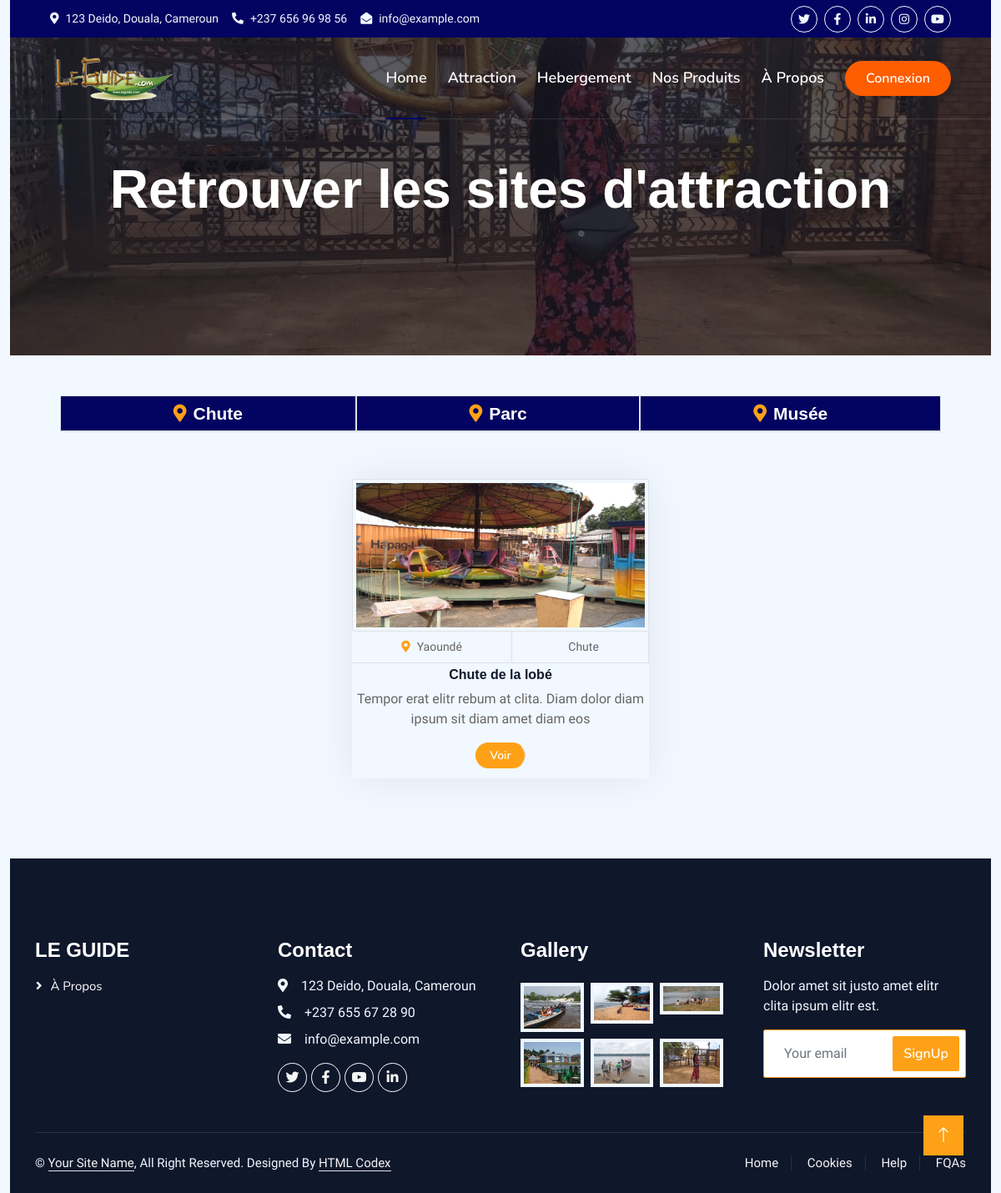
/attraction/, run on the app's committed database.
### apps/attraction/models.py (models this page shows)
class Attraction(models.Model):
    category    = models.ForeignKey(Category_attraction, blank=True, on_delete=models.CASCADE, default=1)
    title       = models.CharField(max_length=255, null=False)
    ville       = models.CharField(max_length=255, null=False)
    descript    = RichTextField()

class Category_attraction(models.Model):
    type_attr= models.CharField(max_length=255, null=False)
    slug_type= models.SlugField(max_length=80, null=False)
    def __str__(self) -> str:
        return self.type_attr

### apps/attraction/views.py (the view)
# urls.py: path('', views.Attraction , name='attraction' ),]
def Attraction(request):
    template_name='attraction.html'
    img_attr=Image_Attraction.objects.all()
    att_help=ProductHelp
    attr_list=[]
    for att in attractions:
        for img in list(img_attr):
            if att == img.model:
                att_help.image=img.image.url
                att_help.model = att
                attr_list.append(att_help)
    return render(request, template_name, {"attractions": attr_list, 'attr':'active'} )

### apps/attraction/templates/attraction.html (shortened to what this page needs)
{% extends 'base.html' %}
{% block content %}
{% load static %}
<div class="container-fluid py-5 mb-5 header-attraction">
    <div class="container py-5">
        <div class="row justify-content-center py-5">
            <div class="text-center">
                <h1 class="display-3 text-white mb-3 animated slideInDown">Retrouver les sites d'attraction</h1>
            </div>
        </div>
    </div>
</div>
<div class=" container-xxl px-5 ">
    <div class="container justify-content-center w-100  h4 rounded ">
        <div class="d-flex border-bottom bg-blue-dark">
            <small class="flex-fill text-center border py-2"><i class="fa fa-map-marker-alt text-primary me-2"></i><span class="text-white">Chute</span> </small>
            <small class="flex-fill text-center border py-2"><i class="fa fa-map-marker-alt text-primary me-2"></i><span class="text-white">Parc</span></small>
            <small class="flex-fill text-center border py-2"><i class="fa fa-map-marker-alt text-primary me-2"></i><span class="text-white">Musée</span></small>
        </div>
    </div>
</div>
<div class="container-xxl py-5">
    <div class="container">
        <div class="row g-4 justify-content-center">
            {% if attractions %}
                {% for attraction in attractions %}
                    <div class="col-lg-4 col-md-6 wow fadeInUp" data-wow-delay="0.2s">
                        <div class="package-item">
                            <div class="overflow-hidden">
                                <img class="img-fluid img-thumbnail" src="{{attraction.image}}" alt="">
                            </div>
                            <div class="d-flex border-bottom">
                                <small class="flex-fill text-center border-end py-2"><i class="fa fa-map-marker-alt text-primary me-2"></i>{{attraction.model.ville}}</small>
                                <small class="flex-fill text-center border-end py-2">{{attraction.model.category}}</small>
                            </div>
                            <div class="text-center p-1">
                                <h6>{{attraction.model.title}}</h6>
                                <p>Tempor erat elitr rebum at clita. Diam dolor diam ipsum sit diam amet diam eos</p>
                                <div class="d-flex justify-content-center mb-2">
                                    <a href="{% url 'detail_view' %}" class="btn btn-sm btn-primary px-3 border-end" style="border-radius: 30px 30px 30px 30px;">Voir</a>
                                </div>
                            </div>
                        </div>
                    </div>
                {% endfor %}
            {% else %}
            <div class="">
                <h1> No yet attraction</h1>
            </div>
            {% endif%}
        </div>
    </div>
</div>
  {% include "footer.html" %}
    <a href="#" class="btn btn-lg btn-primary btn-lg-square back-to-top"><i class="bi bi-arrow-up"></i></a>
{% endblock %}

### static/css/style.css (style rules this page uses)
:root { --primary: #030361; --secondary: #FE8800; --light: #F5F5F5; --dark: #14141F; --orange: #fe5d00; }
.back-to-top { position: fixed; display: none; right: 45px; bottom: 45px; z-index: 99; }
.btn { font-family: 'Nunito', sans-serif; font-weight: 600; transition: .5s; }
.btn.btn-primary, .btn.btn-secondary { color: #FFFFFF; }
.btn-lg-square { width: 48px; height: 48px; }
.btn-square, .btn-sm-square, .btn-lg-square { padding: 0; display: flex; align-items: center; justify-content: center; font-weight: normal; border-radius: 0px; }
.bg-blue-dark { background-color: #030361; }
.header-attraction { background: linear-gradient(rgba(20, 20, 31, .7), rgba(20, 20, 31, .7)), url(../img/photo_2023-06-22_09-09-28.jpg); background-position: center center; background-repeat: no-repeat; background-size: cover; }
.package-item { box-shadow: 0 0 45px rgba(0, 0, 0, .08); }
.package-item img { transition: .5s; }

### data on the page
Attraction: model.ville "Yaoundé", model.category "Chute", model "Chute de la lobé"
